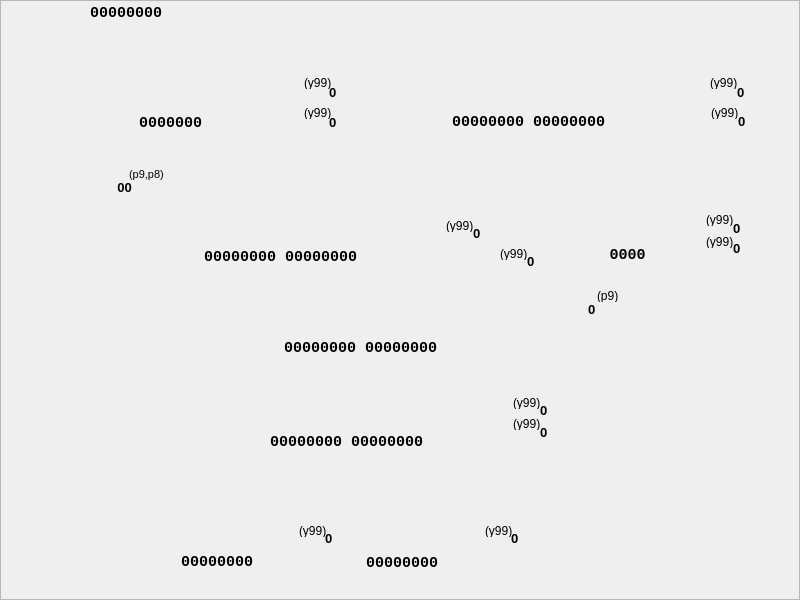
<?xml version="1.0" encoding="UTF-8"?>
<ui version="4.0">
 <class>CDcacWay4Widget</class>
 <widget class="QWidget" name="CDcacWay4Widget">
  <property name="geometry">
   <rect>
    <x>0</x>
    <y>0</y>
    <width>800</width>
    <height>600</height>
   </rect>
  </property>
  <property name="sizePolicy">
   <sizepolicy hsizetype="Fixed" vsizetype="Fixed">
    <horstretch>0</horstretch>
    <verstretch>0</verstretch>
   </sizepolicy>
  </property>
  <property name="minimumSize">
   <size>
    <width>800</width>
    <height>600</height>
   </size>
  </property>
  <property name="maximumSize">
   <size>
    <width>800</width>
    <height>600</height>
   </size>
  </property>
  <property name="windowTitle">
   <string notr="true">Form</string>
  </property>
  <property name="styleSheet">
   <string notr="true">QFrame{border-image: url(:/mul/dcac/fourth.png);}</string>
  </property>
  <widget class="QFrame" name="frame">
   <property name="geometry">
    <rect>
     <x>0</x>
     <y>0</y>
     <width>800</width>
     <height>600</height>
    </rect>
   </property>
   <property name="frameShape">
    <enum>QFrame::StyledPanel</enum>
   </property>
   <property name="frameShadow">
    <enum>QFrame::Raised</enum>
   </property>
   <widget class="QLabel" name="mRg1WrVal">
    <property name="geometry">
     <rect>
      <x>329</x>
      <y>84</y>
      <width>21</width>
      <height>16</height>
     </rect>
    </property>
    <property name="font">
     <font>
      <pointsize>10</pointsize>
      <weight>75</weight>
      <bold>true</bold>
     </font>
    </property>
    <property name="styleSheet">
     <string notr="true">border-image:none;</string>
    </property>
    <property name="text">
     <string notr="true">0</string>
    </property>
   </widget>
   <widget class="QLabel" name="mBd1OutVal">
    <property name="geometry">
     <rect>
      <x>325</x>
      <y>530</y>
      <width>21</width>
      <height>16</height>
     </rect>
    </property>
    <property name="font">
     <font>
      <pointsize>10</pointsize>
      <weight>75</weight>
      <bold>true</bold>
     </font>
    </property>
    <property name="styleSheet">
     <string notr="true">border-image:none;</string>
    </property>
    <property name="text">
     <string notr="true">0</string>
    </property>
   </widget>
   <widget class="QLabel" name="mRg2Val">
    <property name="geometry">
     <rect>
      <x>418</x>
      <y>112</y>
      <width>221</width>
      <height>20</height>
     </rect>
    </property>
    <property name="font">
     <font>
      <family>Courier New</family>
      <pointsize>11</pointsize>
      <weight>75</weight>
      <bold>true</bold>
     </font>
    </property>
    <property name="styleSheet">
     <string notr="true">border-image:none;</string>
    </property>
    <property name="text">
     <string notr="true">00000000 00000000</string>
    </property>
    <property name="alignment">
     <set>Qt::AlignCenter</set>
    </property>
   </widget>
   <widget class="QLabel" name="mCt1IncVal">
    <property name="geometry">
     <rect>
      <x>733</x>
      <y>240</y>
      <width>21</width>
      <height>16</height>
     </rect>
    </property>
    <property name="font">
     <font>
      <pointsize>10</pointsize>
      <weight>75</weight>
      <bold>true</bold>
     </font>
    </property>
    <property name="styleSheet">
     <string notr="true">border-image:none;</string>
    </property>
    <property name="text">
     <string notr="true">0</string>
    </property>
   </widget>
   <widget class="QLabel" name="mRg1WrHint">
    <property name="geometry">
     <rect>
      <x>304</x>
      <y>76</y>
      <width>46</width>
      <height>13</height>
     </rect>
    </property>
    <property name="styleSheet">
     <string notr="true">border-image:none;</string>
    </property>
    <property name="text">
     <string notr="true">(y99)</string>
    </property>
   </widget>
   <widget class="QLabel" name="mRg3RstVal">
    <property name="geometry">
     <rect>
      <x>540</x>
      <y>402</y>
      <width>21</width>
      <height>16</height>
     </rect>
    </property>
    <property name="font">
     <font>
      <pointsize>10</pointsize>
      <weight>75</weight>
      <bold>true</bold>
     </font>
    </property>
    <property name="styleSheet">
     <string notr="true">border-image:none;</string>
    </property>
    <property name="text">
     <string notr="true">0</string>
    </property>
   </widget>
   <widget class="QLabel" name="mCt1Out3Hint">
    <property name="geometry">
     <rect>
      <x>597</x>
      <y>289</y>
      <width>46</width>
      <height>13</height>
     </rect>
    </property>
    <property name="styleSheet">
     <string notr="true">border-image:none;</string>
    </property>
    <property name="text">
     <string notr="true">(p9)</string>
    </property>
   </widget>
   <widget class="QLabel" name="mBd1OutHint">
    <property name="geometry">
     <rect>
      <x>299</x>
      <y>524</y>
      <width>40</width>
      <height>13</height>
     </rect>
    </property>
    <property name="styleSheet">
     <string notr="true">border-image:none;</string>
    </property>
    <property name="text">
     <string notr="true">(y99)</string>
    </property>
   </widget>
   <widget class="QLabel" name="mSm1OutVal">
    <property name="geometry">
     <rect>
      <x>270</x>
      <y>338</y>
      <width>181</width>
      <height>20</height>
     </rect>
    </property>
    <property name="font">
     <font>
      <family>Courier New</family>
      <pointsize>11</pointsize>
      <weight>75</weight>
      <bold>true</bold>
     </font>
    </property>
    <property name="styleSheet">
     <string notr="true">border-image:none;</string>
    </property>
    <property name="text">
     <string notr="true">00000000 00000000</string>
    </property>
    <property name="alignment">
     <set>Qt::AlignCenter</set>
    </property>
   </widget>
   <widget class="QLabel" name="mRg2WrHint">
    <property name="geometry">
     <rect>
      <x>710</x>
      <y>76</y>
      <width>46</width>
      <height>13</height>
     </rect>
    </property>
    <property name="styleSheet">
     <string notr="true">border-image:none;</string>
    </property>
    <property name="text">
     <string notr="true">(y99)</string>
    </property>
   </widget>
   <widget class="QLabel" name="mRg3WrHint">
    <property name="geometry">
     <rect>
      <x>513</x>
      <y>417</y>
      <width>46</width>
      <height>13</height>
     </rect>
    </property>
    <property name="styleSheet">
     <string notr="true">border-image:none;</string>
    </property>
    <property name="text">
     <string notr="true">(y99)</string>
    </property>
   </widget>
   <widget class="QLabel" name="mRg2WrVal">
    <property name="geometry">
     <rect>
      <x>737</x>
      <y>84</y>
      <width>21</width>
      <height>16</height>
     </rect>
    </property>
    <property name="font">
     <font>
      <pointsize>10</pointsize>
      <weight>75</weight>
      <bold>true</bold>
     </font>
    </property>
    <property name="styleSheet">
     <string notr="true">border-image:none;</string>
    </property>
    <property name="text">
     <string notr="true">0</string>
    </property>
   </widget>
   <widget class="QLabel" name="mRg1ShlHint">
    <property name="geometry">
     <rect>
      <x>304</x>
      <y>106</y>
      <width>46</width>
      <height>13</height>
     </rect>
    </property>
    <property name="styleSheet">
     <string notr="true">border-image:none;</string>
    </property>
    <property name="text">
     <string notr="true">(y99)</string>
    </property>
   </widget>
   <widget class="QLabel" name="mRg3WrVal">
    <property name="geometry">
     <rect>
      <x>540</x>
      <y>424</y>
      <width>21</width>
      <height>16</height>
     </rect>
    </property>
    <property name="font">
     <font>
      <pointsize>10</pointsize>
      <weight>75</weight>
      <bold>true</bold>
     </font>
    </property>
    <property name="styleSheet">
     <string notr="true">border-image:none;</string>
    </property>
    <property name="text">
     <string notr="true">0</string>
    </property>
   </widget>
   <widget class="QLabel" name="mDVal">
    <property name="geometry">
     <rect>
      <x>90</x>
      <y>5</y>
      <width>101</width>
      <height>16</height>
     </rect>
    </property>
    <property name="font">
     <font>
      <family>Courier New</family>
      <pointsize>11</pointsize>
      <weight>75</weight>
      <bold>true</bold>
     </font>
    </property>
    <property name="styleSheet">
     <string notr="true">border-image:none;</string>
    </property>
    <property name="text">
     <string notr="true">00000000</string>
    </property>
   </widget>
   <widget class="QLabel" name="mRg3RstHint">
    <property name="geometry">
     <rect>
      <x>513</x>
      <y>396</y>
      <width>46</width>
      <height>13</height>
     </rect>
    </property>
    <property name="styleSheet">
     <string notr="true">border-image:none;</string>
    </property>
    <property name="text">
     <string notr="true">(y99)</string>
    </property>
   </widget>
   <widget class="QLabel" name="mBd2OutHint">
    <property name="geometry">
     <rect>
      <x>485</x>
      <y>524</y>
      <width>46</width>
      <height>13</height>
     </rect>
    </property>
    <property name="styleSheet">
     <string notr="true">border-image:none;</string>
    </property>
    <property name="text">
     <string notr="true">(y99)</string>
    </property>
   </widget>
   <widget class="QLabel" name="mBd2Val">
    <property name="geometry">
     <rect>
      <x>357</x>
      <y>555</y>
      <width>90</width>
      <height>16</height>
     </rect>
    </property>
    <property name="font">
     <font>
      <family>Courier New</family>
      <pointsize>11</pointsize>
      <weight>75</weight>
      <bold>true</bold>
     </font>
    </property>
    <property name="styleSheet">
     <string notr="true">border-image:none;</string>
    </property>
    <property name="text">
     <string notr="true">00000000</string>
    </property>
    <property name="alignment">
     <set>Qt::AlignCenter</set>
    </property>
   </widget>
   <widget class="QLabel" name="mCt1Out3Val">
    <property name="geometry">
     <rect>
      <x>588</x>
      <y>301</y>
      <width>21</width>
      <height>16</height>
     </rect>
    </property>
    <property name="font">
     <font>
      <pointsize>10</pointsize>
      <weight>75</weight>
      <bold>true</bold>
     </font>
    </property>
    <property name="styleSheet">
     <string notr="true">border-image:none;</string>
    </property>
    <property name="text">
     <string notr="true">0</string>
    </property>
   </widget>
   <widget class="QLabel" name="mCt1WrHint">
    <property name="geometry">
     <rect>
      <x>706</x>
      <y>213</y>
      <width>46</width>
      <height>13</height>
     </rect>
    </property>
    <property name="styleSheet">
     <string notr="true">border-image:none;</string>
    </property>
    <property name="text">
     <string notr="true">(y99)</string>
    </property>
   </widget>
   <widget class="QLabel" name="mCt1Val">
    <property name="geometry">
     <rect>
      <x>582</x>
      <y>245</y>
      <width>91</width>
      <height>20</height>
     </rect>
    </property>
    <property name="font">
     <font>
      <family>Courier New</family>
      <pointsize>11</pointsize>
      <weight>75</weight>
      <bold>true</bold>
     </font>
    </property>
    <property name="styleSheet">
     <string notr="true">border-image:none;</string>
    </property>
    <property name="text">
     <string notr="true">0000</string>
    </property>
    <property name="alignment">
     <set>Qt::AlignCenter</set>
    </property>
   </widget>
   <widget class="QLabel" name="mRg1ShlVal">
    <property name="geometry">
     <rect>
      <x>329</x>
      <y>114</y>
      <width>21</width>
      <height>16</height>
     </rect>
    </property>
    <property name="font">
     <font>
      <pointsize>10</pointsize>
      <weight>75</weight>
      <bold>true</bold>
     </font>
    </property>
    <property name="styleSheet">
     <string notr="true">border-image:none;</string>
    </property>
    <property name="text">
     <string notr="true">0</string>
    </property>
   </widget>
   <widget class="QLabel" name="mRg1Out76Hint">
    <property name="geometry">
     <rect>
      <x>129</x>
      <y>168</y>
      <width>46</width>
      <height>13</height>
     </rect>
    </property>
    <property name="font">
     <font>
      <pointsize>8</pointsize>
     </font>
    </property>
    <property name="styleSheet">
     <string notr="true">border-image:none;</string>
    </property>
    <property name="text">
     <string notr="true">(p9,p8)</string>
    </property>
   </widget>
   <widget class="QLabel" name="mRg1Out76Val">
    <property name="geometry">
     <rect>
      <x>114</x>
      <y>179</y>
      <width>21</width>
      <height>16</height>
     </rect>
    </property>
    <property name="font">
     <font>
      <pointsize>10</pointsize>
      <weight>75</weight>
      <bold>true</bold>
     </font>
    </property>
    <property name="styleSheet">
     <string notr="true">border-image:none;</string>
    </property>
    <property name="text">
     <string notr="true">00</string>
    </property>
    <property name="alignment">
     <set>Qt::AlignCenter</set>
    </property>
   </widget>
   <widget class="QLabel" name="mBd1Val">
    <property name="geometry">
     <rect>
      <x>172</x>
      <y>554</y>
      <width>90</width>
      <height>16</height>
     </rect>
    </property>
    <property name="font">
     <font>
      <family>Courier New</family>
      <pointsize>11</pointsize>
      <weight>75</weight>
      <bold>true</bold>
     </font>
    </property>
    <property name="styleSheet">
     <string notr="true">border-image:none;</string>
    </property>
    <property name="text">
     <string notr="true">00000000</string>
    </property>
    <property name="alignment">
     <set>Qt::AlignCenter</set>
    </property>
   </widget>
   <widget class="QLabel" name="mRg3Val">
    <property name="geometry">
     <rect>
      <x>231</x>
      <y>432</y>
      <width>231</width>
      <height>20</height>
     </rect>
    </property>
    <property name="font">
     <font>
      <family>Courier New</family>
      <pointsize>11</pointsize>
      <weight>75</weight>
      <bold>true</bold>
     </font>
    </property>
    <property name="styleSheet">
     <string notr="true">border-image:none;</string>
    </property>
    <property name="text">
     <string notr="true">00000000 00000000</string>
    </property>
    <property name="alignment">
     <set>Qt::AlignCenter</set>
    </property>
   </widget>
   <widget class="QLabel" name="mCt1WrVal">
    <property name="geometry">
     <rect>
      <x>733</x>
      <y>220</y>
      <width>21</width>
      <height>16</height>
     </rect>
    </property>
    <property name="font">
     <font>
      <pointsize>10</pointsize>
      <weight>75</weight>
      <bold>true</bold>
     </font>
    </property>
    <property name="styleSheet">
     <string notr="true">border-image:none;</string>
    </property>
    <property name="text">
     <string notr="true">0</string>
    </property>
   </widget>
   <widget class="QLabel" name="mCt1IncHint">
    <property name="geometry">
     <rect>
      <x>706</x>
      <y>235</y>
      <width>46</width>
      <height>13</height>
     </rect>
    </property>
    <property name="styleSheet">
     <string notr="true">border-image:none;</string>
    </property>
    <property name="text">
     <string notr="true">(y99)</string>
    </property>
   </widget>
   <widget class="QLabel" name="mRg1Val">
    <property name="geometry">
     <rect>
      <x>110</x>
      <y>113</y>
      <width>121</width>
      <height>20</height>
     </rect>
    </property>
    <property name="font">
     <font>
      <family>Courier New</family>
      <pointsize>11</pointsize>
      <weight>75</weight>
      <bold>true</bold>
     </font>
    </property>
    <property name="styleSheet">
     <string notr="true">border-image:none;</string>
    </property>
    <property name="text">
     <string notr="true">0000000</string>
    </property>
    <property name="alignment">
     <set>Qt::AlignCenter</set>
    </property>
   </widget>
   <widget class="QLabel" name="mBd2OutVal">
    <property name="geometry">
     <rect>
      <x>511</x>
      <y>530</y>
      <width>21</width>
      <height>16</height>
     </rect>
    </property>
    <property name="font">
     <font>
      <pointsize>10</pointsize>
      <weight>75</weight>
      <bold>true</bold>
     </font>
    </property>
    <property name="styleSheet">
     <string notr="true">border-image:none;</string>
    </property>
    <property name="text">
     <string notr="true">0</string>
    </property>
   </widget>
   <widget class="QLabel" name="mXor1Val">
    <property name="geometry">
     <rect>
      <x>185</x>
      <y>247</y>
      <width>191</width>
      <height>20</height>
     </rect>
    </property>
    <property name="font">
     <font>
      <family>Courier New</family>
      <pointsize>11</pointsize>
      <weight>75</weight>
      <bold>true</bold>
     </font>
    </property>
    <property name="styleSheet">
     <string notr="true">border-image:none;</string>
    </property>
    <property name="text">
     <string notr="true">00000000 00000000</string>
    </property>
    <property name="alignment">
     <set>Qt::AlignCenter</set>
    </property>
   </widget>
   <widget class="QLabel" name="mXor1NotVal">
    <property name="geometry">
     <rect>
      <x>473</x>
      <y>225</y>
      <width>21</width>
      <height>16</height>
     </rect>
    </property>
    <property name="font">
     <font>
      <pointsize>10</pointsize>
      <weight>75</weight>
      <bold>true</bold>
     </font>
    </property>
    <property name="styleSheet">
     <string notr="true">border-image:none;</string>
    </property>
    <property name="text">
     <string notr="true">0</string>
    </property>
   </widget>
   <widget class="QLabel" name="mXor1NotHint">
    <property name="geometry">
     <rect>
      <x>446</x>
      <y>219</y>
      <width>40</width>
      <height>13</height>
     </rect>
    </property>
    <property name="styleSheet">
     <string notr="true">border-image:none;</string>
    </property>
    <property name="text">
     <string notr="true">(y99)</string>
    </property>
   </widget>
   <widget class="QLabel" name="mRg2ShrVal">
    <property name="geometry">
     <rect>
      <x>738</x>
      <y>113</y>
      <width>21</width>
      <height>16</height>
     </rect>
    </property>
    <property name="font">
     <font>
      <pointsize>10</pointsize>
      <weight>75</weight>
      <bold>true</bold>
     </font>
    </property>
    <property name="styleSheet">
     <string notr="true">border-image:none;</string>
    </property>
    <property name="text">
     <string notr="true">0</string>
    </property>
   </widget>
   <widget class="QLabel" name="mRg2ShrHint">
    <property name="geometry">
     <rect>
      <x>711</x>
      <y>106</y>
      <width>46</width>
      <height>13</height>
     </rect>
    </property>
    <property name="styleSheet">
     <string notr="true">border-image:none;</string>
    </property>
    <property name="text">
     <string notr="true">(y99)</string>
    </property>
   </widget>
   <widget class="QLabel" name="mSm1CHint">
    <property name="geometry">
     <rect>
      <x>500</x>
      <y>247</y>
      <width>46</width>
      <height>13</height>
     </rect>
    </property>
    <property name="styleSheet">
     <string notr="true">border-image:none;</string>
    </property>
    <property name="text">
     <string notr="true">(y99)</string>
    </property>
   </widget>
   <widget class="QLabel" name="mSm1CVal">
    <property name="geometry">
     <rect>
      <x>527</x>
      <y>253</y>
      <width>21</width>
      <height>16</height>
     </rect>
    </property>
    <property name="font">
     <font>
      <pointsize>10</pointsize>
      <weight>75</weight>
      <bold>true</bold>
     </font>
    </property>
    <property name="styleSheet">
     <string notr="true">border-image:none;</string>
    </property>
    <property name="text">
     <string notr="true">0</string>
    </property>
   </widget>
  </widget>
 </widget>
 <resources/>
 <connections/>
</ui>
